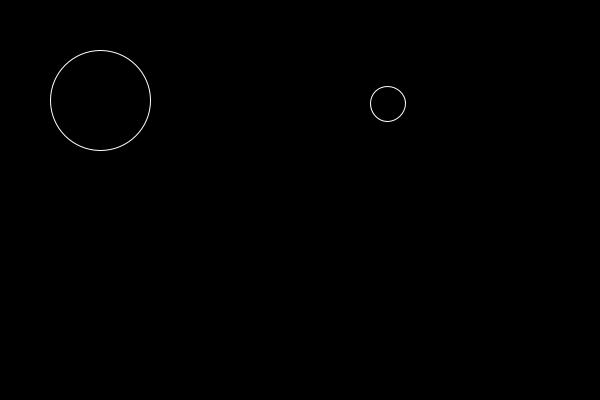
Frame 1 (no input)
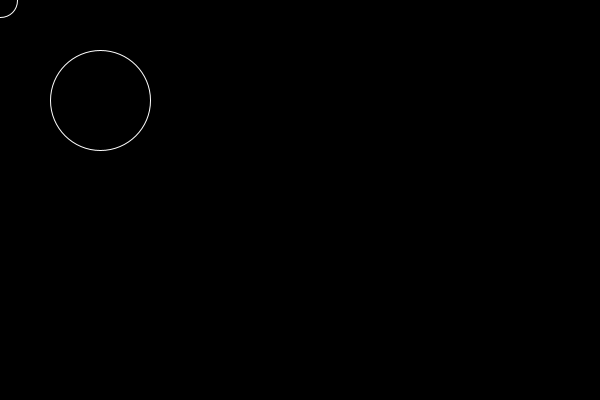
Frame 60 (the mouse pressed at the canvas centre just before this capture)
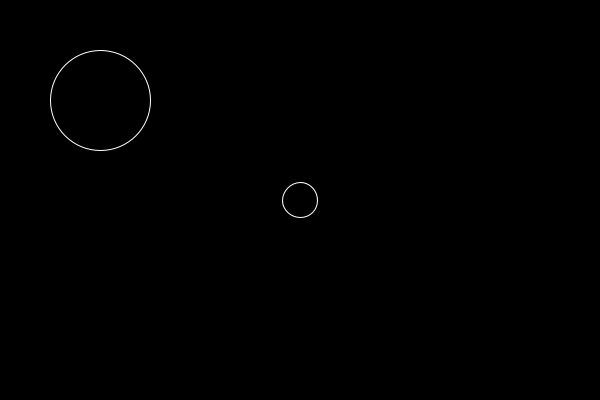
Frame 120 (the mouse held since frame 60 and released just before this capture)

The Processing sketch that drew these frames (run headless with seeded random() and noise(); from frame 60 on, the mouse is pressed at the canvas centre):

// Processing sketch: sketch_8_4_2_objects_communicating
// ── sketch_8_4_2_objects_communicating.pde
Particle p1, p2;

void setup() {
  size (600, 400);
  p1=new Particle(100, 100, 50);
  p2=new Particle();
}

void draw() {
  background(0);

  /*Example 1: first way of approaching evaluation of two circles overlapping. 

  float d=dist(p1.x, p1.y, p2.x, p2.y); //distance between the centers of the circles.
  if (d<p1.r+p2.r) {
    background(0, 100, 0);
  }
  */
  
  /*Example 2: a better way of approaching the same problem with an overlaps function defined
  in the Paricle class.
  */
  if (p2.overlaps(p1)){
    background(0,100,0);
  }

  p1.display();
  p2.display();

  p2.x=mouseX;
  p2.y=mouseY;
}
// ── Particle.pde
class Particle {
  float x, y;
  float r;

  //constructor #1
  Particle() {
    x=random(width);
    y=random(height);
    r=random(4, 18);
  }

  //constructor #2
  Particle(float tempX, float tempY, float tempR) {
    x=tempX;
    y=tempY;
    r=tempR;
  }

  void display() {
    stroke(255);
    noFill();
    ellipse (x, y, r*2, r*2);
  }
  
  //evaluating overlapping.
          boolean overlaps(Particle other){
              float d=dist(x,y, other.x, other.y);
              if (d<r+other.r){
                return true;
              }else{
                return false;
              }
            }
  
  
  
}
